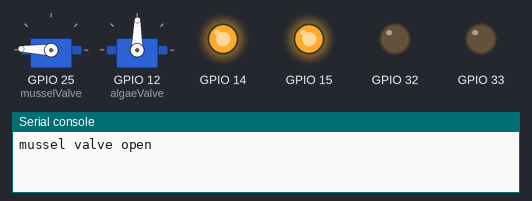
A program run on a simulated ESP32 board running MicroPython. On the bench: 2 × servo, output pins drawn as LEDs (lit = HIGH), the last lines printed to the serial console. Servo angles are drawn from the pulse width (0.5 ms = 0°, 2.5 ms = 180°); pins used as bus, display or sensor lines are not drawn.

Above: at 0.05 s.
At 20.0 s:
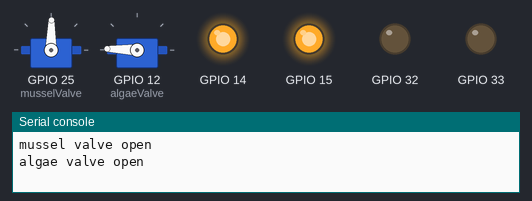
Timing chart, 0 to 24.2 s (numbered marks = the images above):
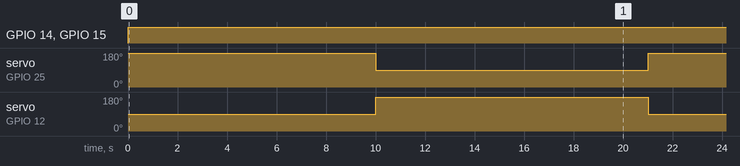

Measured:
- by itself, GPIO 14, GPIO 15: LOW → HIGH at 0.00 s
- by itself, servo on GPIO 25 (musselValve): alternates 178° for 10.0 s and 89° for 11.0 s
- by itself, servo on GPIO 12 (algaeValve): alternates 178° for 11.0 s and 89° for 10.0 s

The program:

valve_coolersystem.py
```python
from fanCooler import fanCooler
from coolerpump import Pump
from servo import Servo
import time


cooler = fanCooler(33, 15)
coolerpump = Pump(14, 32, 1000)
musselValve = Servo(25)
algaeValve = Servo(12)

while True:
    print("mussel valve open")
    musselValve.set_angle(180)
    algaeValve.set_angle(90)
    cooler.coolerOn()
    cooler.powerLow()
    coolerpump.setDirection(1)

    time.sleep(10)
    print("algae valve open")

    algaeValve.set_angle(180)
    musselValve.set_angle(90)
    time.sleep(1)
    cooler.coolerOn()
    cooler.powerLow()
    coolerpump.setDirection(1)
    time.sleep(10)


    
```

fanCooler.py
```python
from machine import Pin

class fanCooler:
    def __init__(self, pinPower, pinFan):
        self.power = Pin(pinPower, Pin.OUT)
        self.fan = Pin(pinFan, Pin.OUT)

    def coolerOn(self):
        self.fan.value(1)

    def coolerOff(self):
        self.fan.value(0)

    def powerHigh(self):
        self.power.value(1)

    def powerLow(self):
        self.power.value(0)
```

coolerpump.py
```python
from machine import PWM, Pin

class Pump:

    def __init__(self, a2, a1, cyclespeed):
        self.a2 = Pin(a2, Pin.OUT)
        self.a1 = PWM(Pin(a1), freq = cyclespeed, duty = 0)
        self._speed = cyclespeed


    def switchDirection(self):
        self.a2.value(1-self.a2.value())

    def setDirection(self, direction):
        self.a2.value(direction)

    def setSpeed(self, cyclespeed):
        self.a1.freq(cyclespeed)

    def getSpeed(self):
        return self._speed
```

servo.py
```python
from machine import Pin, PWM

class Servo:
    """
    Simple servo motor controller using PWM on ESP32 with MicroPython.

    Usage:
        srv = Servo(pin=14)
        srv.set_angle(90)  # Move to mid-point (90 degrees)
        srv.off()          # Stop sending PWM (freewheel)
    """
    def __init__(self, pin, freq=50, min_us=500, max_us=2500, angle_range=180):
        """
        Initialize the Servo instance.

        Args:
            pin (int): GPIO pin connected to servo signal line.
            freq (int): PWM frequency in Hz (standard 50Hz for servos).
            min_us (int): Pulse width in microseconds corresponding to 0 degrees.
            max_us (int): Pulse width in microseconds corresponding to max angle.
            angle_range (int): Maximum servo angle (default 180).
        """
        self.pwm = PWM(Pin(pin), freq=freq)
        self.min_us = min_us
        self.max_us = max_us
        self.angle_range = angle_range
        self.period = 1000000 // freq  # Period in microseconds

    def _duty_for_us(self, us):
        """
        Convert a pulse width in microseconds to a duty cycle (0-1023).
        """
        return int((us / self.period) * 1023)

    def set_angle(self, angle):
        """
        Set the servo to a specific angle.

        Args:
            angle (int or float): Desired angle between 0 and angle_range.
        """
        if angle < 0:
            angle = 0
        elif angle > self.angle_range:
            angle = self.angle_range
        # Map angle to pulse width
        us = self.min_us + (self.max_us - self.min_us) * (angle / self.angle_range)
        duty = self._duty_for_us(us)
        self.pwm.duty(duty)

    def off(self):
        """
        Stop PWM, allowing the servo to freewheel.
        """
        self.pwm.deinit()


## Example usage
# if __name__ == "__main__":
#     # Initialize servo on GPIO14
#     servo = Servo(pin=14)

#     # Sweep from 0 to 180 degrees
#     import time
#     for angle in range(0, 181, 10):
#         servo.set_angle(angle)
#         time.sleep(0.5)
#     # Return to 90
#     servo.set_angle(90)
#     time.sleep(1)

#     # Turn off PWM
#     servo.off()
```
